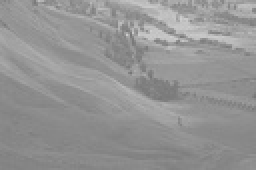
%> input picture resourses/Unequalized.jpg, 128 x 85 px, shrunk from 300 x 200 before the run (shown 2 times larger)
$ octave hist_stretching.m   (GNU Octave 9; MATLAB toolbox functions it lacks are replaced by stand-ins)
%> lines starting %> are read from the running program, lines starting %| are printed output that depends on the picture
% Sonu Sharma, EXTC-BE-B, B2B, 729
clear;
A = imread('E:\Sonu Sharma\Documents\MATLAB\IMAGE PROCESSING\Unequalized.jpg');
%> A is the input picture: size 85x128 uint8; min 117, max 207, mean 148

subplot(1, 3, 1);
imshow(A);
title('Original Gray Scale Image');

[r, c] = size(A);
%> r = 85; c = 128
nr = zeros(1, 256);

for i = 1:r
    for j = 1:c
        for k = 1:256
            if A(i, j) == k - 1
                nr(k) = nr(k) + 1;
            end
        end
    end
end
%> after the loop, nr = 256 values, max 486 at index 139, min 0 at index 1, mean 42.5

L = length(nr);
%> L = 256
Gl = 0:L - 1;
%> Gl = 256 values from 0 to 255

subplot(1, 3, 2);
stem(Gl, nr, 'marker', 'o');
axis([0, L - 1, 0, 10]);
title('Original Histogram');

for i = 1:L
    if (nr(i) > 0)
        rmin = i - 1;
        break;
    end
end
%> this loop made 118 passes
%> after the loop, rmin = 117

for i = 1:L
    if (nr(L + 1 - i) > 0)
        rmax = L - i;
        break;
    end
end
%> this loop made 49 passes
%> rmax on pass 49: 207

Smax = L - 1;
%> Smax = 255
Smin = 0;
m = (Smax - Smin)/(rmax - rmin);
%> m = 2.83

S = [];
for i = 1:L
    temp = round(m * (i - 1 - rmin) + Smin);
    if temp < 0
        temp = 0;
    elseif temp > L - 1
        temp = L - 1;
    end
    S(i) = temp;
end
%> after the loop, S = 256 values from 0 to 255

ns = zeros(1,L);
for i = 1:L
    for j = 1:L
        if i - 1 == S(j)
            ns(i) = ns(i) + nr(j);
        end
    end
end
%> after the loop, ns = 256 values, max 486 at index 61, min 0 at index 2, mean 42.5

subplot(1, 3, 3);
stem(Gl, ns, 'marker', 'o')
axis([0, L - 1, 0, 10]);
title('Stretched Histogram')
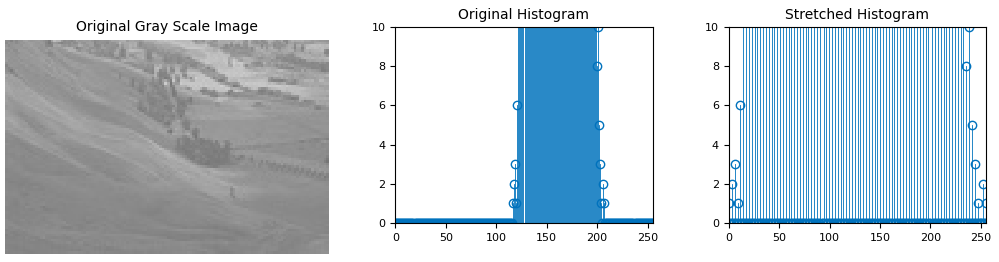
%> figure redrawn from the program's plot data, 3 panels
